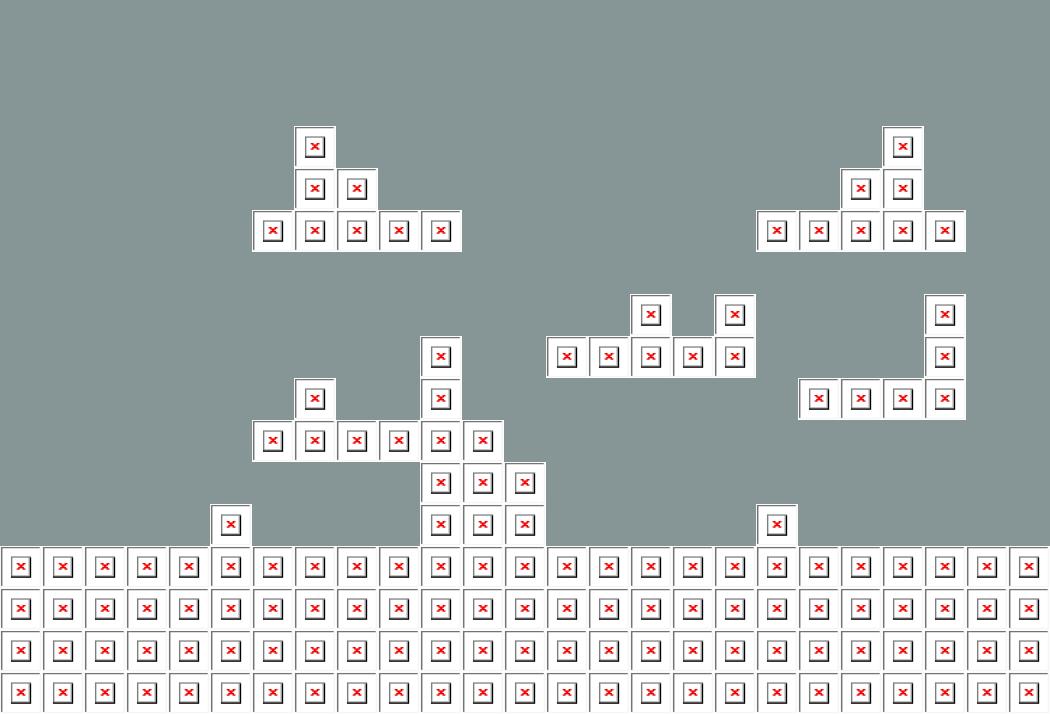

A level layout from a 2D game, rendered from its tile map. Below: a short description, then the map file with its tile-grid data intact:
An orthogonal 25x17 tile map with 42x42 px tiles, 2 tile layers (background, foreground) and 2 objects (player, diamond).

<map version="1.0" tiledversion="1.0.2" orientation="orthogonal" renderorder="right-down" width="25" height="17" tilewidth="42" tileheight="42" nextobjectid="10">
 <tileset firstgid="1" source="tileset.tsx" />
 <layer name="background" width="25" height="17">
  <data encoding="csv">
477,477,477,477,477,477,477,477,477,477,477,477,477,477,477,477,477,477,477,477,477,477,477,477,477,
477,477,477,477,477,477,477,477,477,477,477,477,477,477,477,477,477,477,477,477,477,477,477,477,477,
477,477,477,477,477,477,477,477,477,477,477,477,477,477,477,477,477,477,477,477,477,477,477,477,477,
477,477,477,477,477,477,477,477,477,477,477,477,477,477,477,477,477,477,477,477,477,477,477,477,477,
477,477,477,477,477,477,477,477,477,477,477,477,477,477,477,477,477,477,477,477,477,477,477,477,477,
477,477,477,477,477,477,477,477,477,477,477,477,477,477,477,477,477,477,477,477,477,477,477,477,477,
477,477,477,477,477,477,477,477,477,477,477,477,477,477,477,477,477,477,477,477,477,477,477,477,477,
477,477,477,477,477,477,477,477,477,477,477,477,477,477,477,477,477,477,477,477,477,477,477,477,477,
477,477,477,477,477,477,477,477,477,477,477,477,477,477,477,477,477,477,477,477,477,477,477,477,477,
477,477,477,477,477,477,477,477,477,477,477,477,477,477,477,477,477,477,477,477,477,477,477,477,477,
477,477,477,477,477,477,477,477,477,477,477,477,477,477,477,477,477,477,477,477,477,477,477,477,477,
477,477,477,477,477,477,477,477,477,477,477,477,477,477,477,477,477,477,477,477,477,477,477,477,477,
477,477,477,477,477,477,477,477,477,477,477,477,477,477,477,477,477,477,477,477,477,477,477,477,477,
298,298,298,298,298,298,298,298,298,298,298,298,298,298,298,298,298,298,298,477,477,477,477,477,477,
298,298,298,298,298,298,298,298,298,298,298,298,298,298,298,298,298,298,298,298,298,477,477,477,477,
298,298,298,298,298,298,298,298,298,298,298,298,298,298,298,298,298,298,298,298,298,298,477,477,477,
298,298,298,298,298,298,298,298,298,298,298,298,298,298,298,298,298,298,298,298,298,298,298,477,477
</data>
 </layer>
 <layer name="foreground" width="25" height="17">
  <data encoding="csv">
0,0,0,0,0,0,0,0,0,0,0,0,0,0,0,0,0,0,0,0,0,0,0,0,0,
0,0,0,0,0,0,0,0,0,0,0,0,0,0,0,0,0,0,0,0,0,0,0,0,0,
0,0,0,0,0,0,0,0,0,0,0,0,0,0,0,0,0,0,0,0,0,0,0,0,0,
0,0,0,0,0,0,0,229,0,0,0,0,0,0,0,0,0,0,0,0,0,229,0,0,0,
0,0,0,0,0,0,0,229,229,0,0,0,0,0,0,0,0,0,0,0,229,229,0,0,0,
0,0,0,0,0,0,229,229,229,229,229,0,0,0,0,0,0,0,229,229,229,229,229,0,0,
0,0,0,0,0,0,0,0,0,0,0,0,0,0,0,0,0,0,0,0,0,0,0,0,0,
0,0,0,0,0,0,0,0,0,0,0,0,0,0,0,229,0,229,0,0,0,0,229,0,0,
0,0,0,0,0,0,0,0,0,0,229,0,0,229,229,229,229,229,0,0,0,0,229,0,0,
0,0,0,0,0,0,0,229,0,0,229,0,0,0,0,0,0,0,0,229,229,229,229,0,0,
0,0,0,0,0,0,229,229,229,229,229,229,0,0,0,0,0,0,0,0,0,0,0,0,0,
0,0,0,0,0,0,0,0,0,0,229,229,229,0,0,0,0,0,0,0,0,0,0,0,0,
0,0,0,0,0,229,0,0,0,0,229,229,229,0,0,0,0,0,229,0,0,0,0,0,0,
229,229,229,229,229,229,229,229,229,229,229,229,229,229,229,229,229,229,229,229,229,229,229,229,229,
229,229,229,229,229,229,229,229,229,229,229,229,229,229,229,229,229,229,229,229,229,229,229,229,229,
229,229,229,229,229,229,229,229,229,229,229,229,229,229,229,229,229,229,229,229,229,229,229,229,229,
229,229,229,229,229,229,229,229,229,229,229,229,229,229,229,229,229,229,229,229,229,229,229,229,229
</data>
 </layer>
 <objectgroup name="objects">
  <object id="1" name="player" type="player" x="42" y="467" width="64" height="74" />
  <object id="9" name="diamond" x="646.667" y="400" width="37.3333" height="38.6667" />
 </objectgroup>
</map>